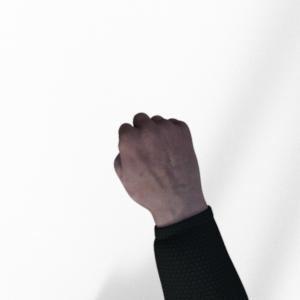
#> input picture roshambo-notebooks/images/rock1.jpg, 300 x 300 px; its folder holds only this picture in this run
$ python -i preprocess.py   (imports and definitions only)
#> lines starting #> are read from the running program, lines starting #| are printed output that depends on the picture; after the words box and inside, x2 and y2 are one past the last pixel; in counts of white or black regions, pixels touching at a corner belong together
import cv2
import os
import glob
from PIL import Image
import numpy as np
import shutil

def canny(fname):
#> called with fname = 'images/rock1.jpg'
    img = cv2.imread(fname)
#> img is the input picture: shape (300, 300, 3); mean B, G, R 217.5, 217.1, 218.4

    img_gray = cv2.cvtColor(img, cv2.COLOR_BGR2GRAY)
    img_blur = cv2.GaussianBlur(img_gray, (3,3), 0)

    edges = cv2.Canny(image=img_blur, threshold1=100, threshold2=150) # Canny Edge Detection
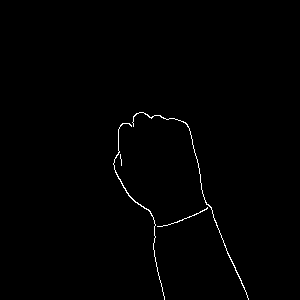
#> edges: shape (300, 300); 0.65% white in thin lines or dots, all inside (x1, y1, x2, y2) = (113, 112, 249, 300)

    #return img, edges
    return edges

# [71 lines left out: functions contours, preprocess, create_test_folder, not called in this run]

'''
%loadext autoreload
%autoreload 2

from preprocess import *

create_test_folder('../Rock-Paper-Scissors/train_aug29')

preprocess('../Rock-Paper-Scissors/train_aug29', '../Rock-Paper-Scissors/train_aug29_edges', canny)

preprocess('../Rock-Paper-Scissors/test_aug29', '../Rock-Paper-Scissors/test_aug29_edges', canny)

preprocess('../Rock-Paper-Scissors/train_aug29', '../Rock-Paper-Scissors/train_aug29_contoursnobase', contours)

preprocess('../Rock-Paper-Scissors/test_aug29', '../Rock-Paper-Scissors/test_aug29_contoursnobase', contours)
'''

>>> result = canny('images/rock1.jpg')
